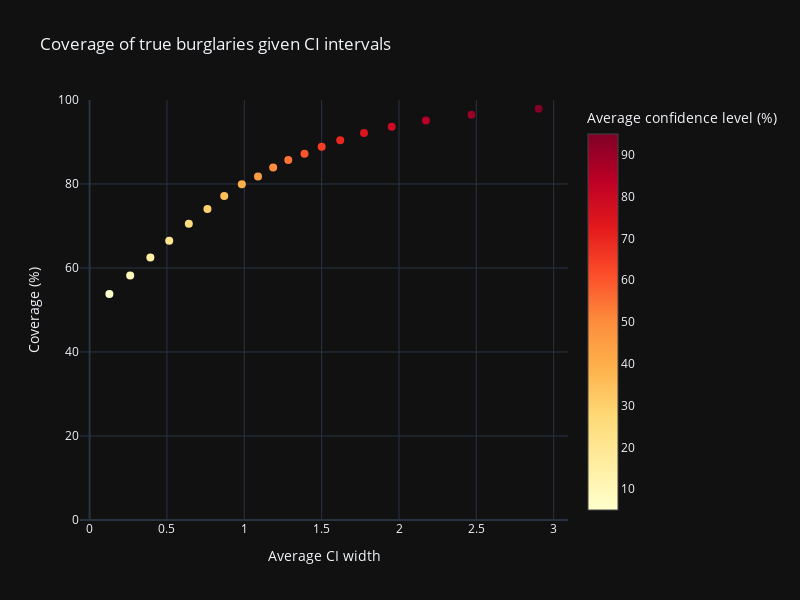

Notebook code for this chart:
### Code cell
import plotly.graph_objects as go


fig = go.Figure(
    layout=dict(
        template="plotly_dark",              # built-in dark template :contentReference[oaicite:2]{index=2}
        width=800,
        height=600,
    ),
    data=go.Scatter(
    x=confidence_intervals,
    y=coverages,
    mode="markers",
    marker=dict(
        size=8,
        color=confidence,
        colorscale="ylorrd",
        colorbar=dict(title="Average confidence level (%)")
    )
))

fig.update_layout(
    title="Coverage of true burglaries given CI intervals",
    xaxis=dict(title="Average CI width"),
    yaxis=dict(title="Coverage (%)", range=[0, 100])
)

fig.update_coloraxes(
    colorbar_title_side="bottom",   # move the colorbar title to the right side :contentReference[oaicite:0]{index=0}
    colorbar_title_text="Average confidence level (%)",
)

fig.show()

### Figure 1 — Plotly figure (JSON) as saved in the notebook; plotly's stock layout.template omitted (floating-point values rounded to 4 significant figures)
{"data": [{"marker": {"color": [95.0, 90.0, 85.0, 80.0, 75.0, 70.0, 65.0, 60.0, 55.0, 50.0, 45.0, 40.0, 35.0, 30.0, 25.0, 20.0, 15.0, 10.0, 5.0], "colorbar": {"title": {"text": "Average confidence level (%)"}}, "colorscale": [[0, "rgb(255,255,204)"], [0.125, "rgb(255,237,160)"], [0.25, "rgb(254,217,118)"], [0.375, "rgb(254,178,76)"], [0.5, "rgb(253,141,60)"], [0.625, "rgb(252,78,42)"], [0.75, "rgb(227,26,28)"], [0.875, "rgb(189,0,38)"], [1, "rgb(128,0,38)"]], "size": 8}, "mode": "markers", "type": "scatter", "x": [2.902, 2.468, 2.174, 1.953, 1.774, 1.62, 1.5, 1.389, 1.284, 1.187, 1.089, 0.9841, 0.8703, 0.7618, 0.6413, 0.5147, 0.3927, 0.2624, 0.128], "y": [97.93, 96.51, 95.12, 93.61, 92.12, 90.41, 88.84, 87.23, 85.7, 83.94, 81.79, 79.92, 77.14, 74.03, 70.53, 66.46, 62.49, 58.2, 53.81]}], "layout": {"coloraxis": {"colorbar": {"title": {"side": "bottom", "text": "Average confidence level (%)"}}}, "height": 600, "title": {"text": "Coverage of true burglaries given CI intervals"}, "width": 800, "xaxis": {"title": {"text": "Average CI width"}}, "yaxis": {"range": [0, 100], "title": {"text": "Coverage (%)"}}}}
